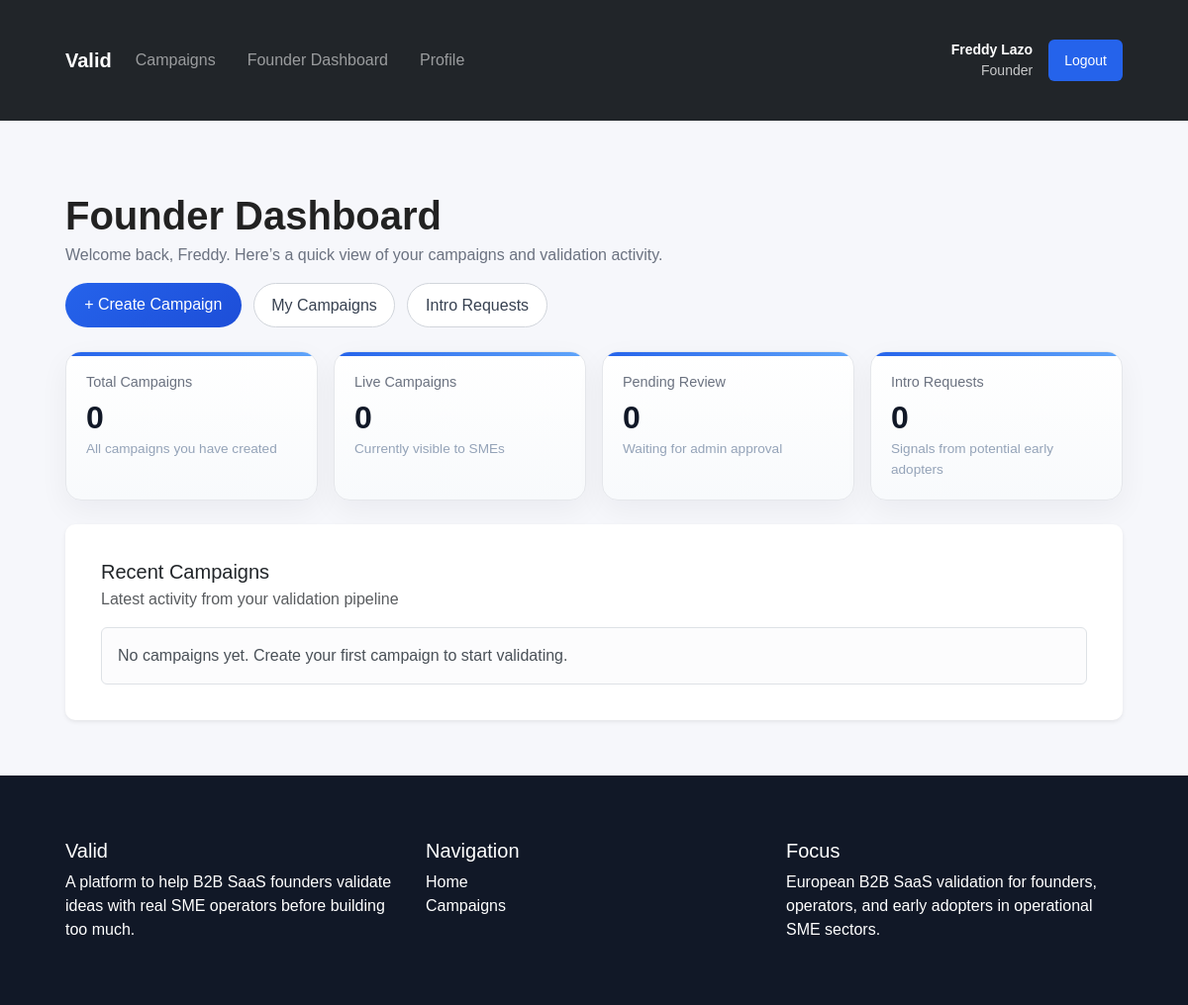
/valid/founder/dashboard/ (signed in), run on an earlier commit of the app's database.
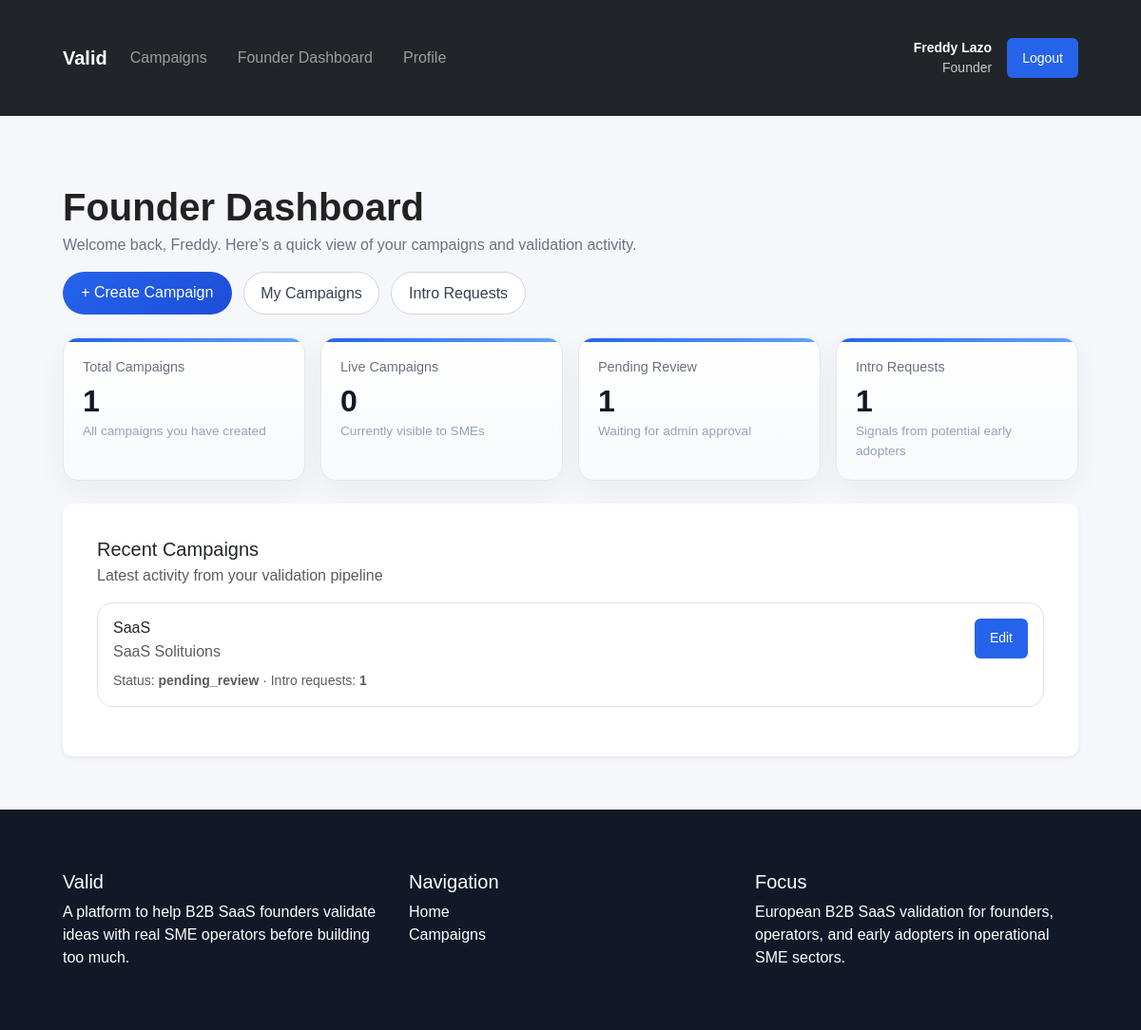
And on a later commit of the database.
### campaign/models.py (models this page shows, shortened)
class Campaign(models.Model):
    founder = models.ForeignKey(
        settings.AUTH_USER_MODEL,
        on_delete=models.CASCADE,
        related_name="campaigns",
    )
    title = models.CharField(max_length=255)
    problem_summary = models.TextField()
    solution_summary = models.TextField()
    target_industry = models.CharField(max_length=100)
    target_role = models.CharField(max_length=100)
    target_company_size = models.CharField(max_length=50)
    target_market = models.CharField(max_length=100, blank=True)
    validation_goal_type = models.CharField(max_length=50)
    validation_goal_count = models.PositiveIntegerField(default=1)
    pilot_offer_summary = models.TextField(blank=True)
    status = models.CharField(
        max_length=20,
        choices=CampaignStatus.choices,
        default=CampaignStatus.PENDING_REVIEW,
    )
    created_at = models.DateTimeField(auto_now_add=True)
    updated_at = models.DateTimeField(auto_now=True)
    class Meta:
        ordering = ["-created_at"]

### campaign/views.py (the view)
# urls.py: path("founder/dashboard/", founder_dashboard, name="founder_dashboard"),
@login_required
def founder_dashboard(request):
    if not is_founder(request.user):
        return HttpResponseForbidden("Only founders can access this page.")
    campaigns = Campaign.objects.filter(founder=request.user).annotate(
        intro_requests_count=Count("intro_requests")
    )
    context = {
        "total_campaigns": campaigns.count(),
        "live_campaigns": campaigns.filter(status=CampaignStatus.LIVE).count(),
        "pending_campaigns": campaigns.filter(
            status=CampaignStatus.PENDING_REVIEW
        ).count(),
        "total_intro_requests": IntroRequest.objects.filter(
            campaign__founder=request.user
        ).count(),
        "recent_campaigns": campaigns[:5],
    }
    return render(request, "campaign/founder/dashboard.html", context)

### campaign/views.py (called while the page is built)
def is_founder(user):
    return (
        user.is_authenticated
        and hasattr(user, "profile")
        and user.profile.role == "founder"
    )

### campaign/templates/campaign/founder/dashboard.html (shortened to what this page needs)
{% extends "campaign/base.html" %}
{% block content %}
<div class="container py-2">
    <div class="dashboard-header">
        <div class="dashboard-title">
            <h1 class="fw-bold">Founder Dashboard</h1>
            <p>
                Welcome back, {{ user.first_name|default:user.username }}.
                Here’s a quick view of your campaigns and validation activity.
            </p>
        </div>
        <div class="dashboard-actions">
            <a class="btn btn-primary-action" href="{% url 'founder_campaign_create' %}">
                + Create Campaign
            </a>
            <a class="btn btn-outline-action" href="{% url 'founder_campaign_list' %}">
                My Campaigns
            </a>
            <a class="btn btn-outline-action" href="{% url 'founder_intro_request_list' %}">
                Intro Requests
            </a>
        </div>
    </div>
    <div class="stats-grid">
        <div class="stat-card">
            <div class="stat-label">Total Campaigns</div>
            <div class="stat-value">{{ total_campaigns }}</div>
            <div class="stat-meta">All campaigns you have created</div>
        </div>
        <div class="stat-card">
            <div class="stat-label">Live Campaigns</div>
            <div class="stat-value">{{ live_campaigns }}</div>
            <div class="stat-meta">Currently visible to SMEs</div>
        </div>
        <div class="stat-card">
            <div class="stat-label">Pending Review</div>
            <div class="stat-value">{{ pending_campaigns }}</div>
            <div class="stat-meta">Waiting for admin approval</div>
        </div>
        <div class="stat-card">
            <div class="stat-label">Intro Requests</div>
            <div class="stat-value">{{ total_intro_requests }}</div>
            <div class="stat-meta">Signals from potential early adopters</div>
        </div>
    </div>
    <div class="card shadow-sm border-0">
        <div class="card-body">
            <div class="d-flex justify-content-between align-items-center mb-3 flex-wrap gap-2">
                <div>
                    <h2 class="h5 mb-1">Recent Campaigns</h2>
                    <p class="text-muted mb-0">Latest activity from your validation pipeline</p>
                </div>
            </div>
            {% for campaign in recent_campaigns %}
                <div class="border rounded-4 p-3 mb-3">
                    <div class="d-flex justify-content-between align-items-start flex-wrap gap-2">
                        <div>
                            <h3 class="h6 mb-1">{{ campaign.title }}</h3>
                            <p class="text-muted mb-2">{{ campaign.solution_summary|truncatechars:120 }}</p>
                            <div class="small text-muted">
                                Status: <strong>{{ campaign.status }}</strong> ·
                                Intro requests: <strong>{{ campaign.intro_requests_count }}</strong>
                            </div>
                        </div>
                        <div>
                            <a class="btn btn-sm btn-outline-primary" href="{% url 'founder_campaign_update' campaign.id %}">
                                Edit
                            </a>
                        </div>
                    </div>
                </div>
            {% empty %}
                <div class="alert alert-light border mb-0">
                    No campaigns yet. Create your first campaign to start validating.
                </div>
            {% endfor %}
        </div>
    </div>
</div>
{% endblock %}

What changed in the data, as far as the page shows it:
added Campaign: title "SaaS", solution_summary "SaaS Solituions", status "pending_review", intro_requests_count "1"
Also different on the page:
{{ total_campaigns }}: "0" → "1"
{{ pending_campaigns }}: "0" → "1"
{{ total_intro_requests }}: "0" → "1"
text no longer shown: "No campaigns yet. Create your first campaign to start validating."
